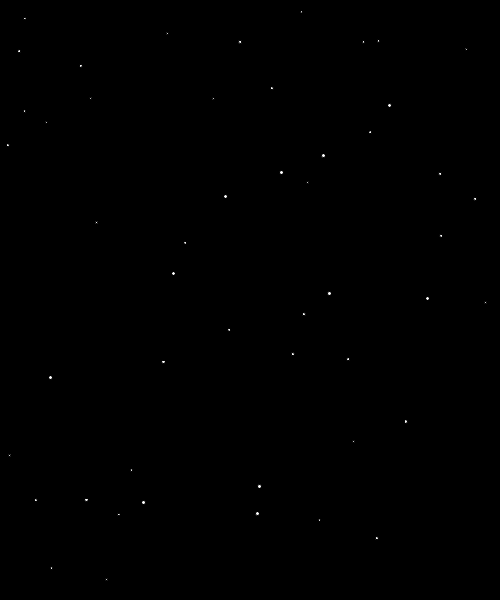
Frame 1 (no input)
Frame 60 (the mouse pressed at the canvas centre just before this capture): identical to frame 1, image omitted
Frame 120 (the mouse held since frame 60 and released just before this capture): identical to frame 1, image omitted

The Processing sketch that drew this single still picture (run headless with seeded random() and noise(); from frame 60 on, the mouse is pressed at the canvas centre):

// Processing sketch: NightStarsMetaphor
// ── NightStarsMetaphor.pde
//Global Variables et al.
int NumberOfStars = 50; //Version of Static Variable in Pure Java
Star[] stars = new Star[NumberOfStars]; //Processing Requires #, Pure Java allows static variable
color black=#000000;

void setup() {
  size(500, 600);
  //Note: FOR-EACH Loop more appropriate for Arrays and Classes
  for (int i=0; i<stars.length; i++) {
    float xRandom = random(0, width);
    float yRandom = random(0, height);
    float diameterRandom = random(width*1/200, width*1/120);
    stars[i] = new Star(xRandom, yRandom, diameterRandom); //width*1/2, height*1/2,
  }//End FOR Population
  /* Two Bugs to Fix
   1. Stars "half off" canvas, similar to pong-ball not bouncing when collides with edge
   2. Stars overlapping
   */
  //
}//End setup()

void draw() {
  background(black);
  for (int i=0; i<stars.length; i++) {
    stars[i].draw(); //Only part of Star Class being Accessed right now
  }//End FOR
}//End draw()

void mousePressed() {
}//End mousePressed

void keyPressed() {
}//End keyPressed

// ── Star.pde
/*Note: does not work with Abstract Classes
 Reviews general classes
 */

class Star {
  //Global Variable
  float x, y, diameter;
  color black=#000000;
  //
  Star(float xParameter, float yParameter, float diameterParameter) {
    this.x = xParameter;
    this.y = yParameter;
    this.diameter = diameterParameter;
  }//End Ball Constructor
  //
  void draw() {
    //background(black); //Bug will only draw last star due to layering
    ellipse(x, y, diameter, diameter);
  }//End draw()
  //
  //Procedures
  //
  //Getters and Setters
  //
}//End Ball
